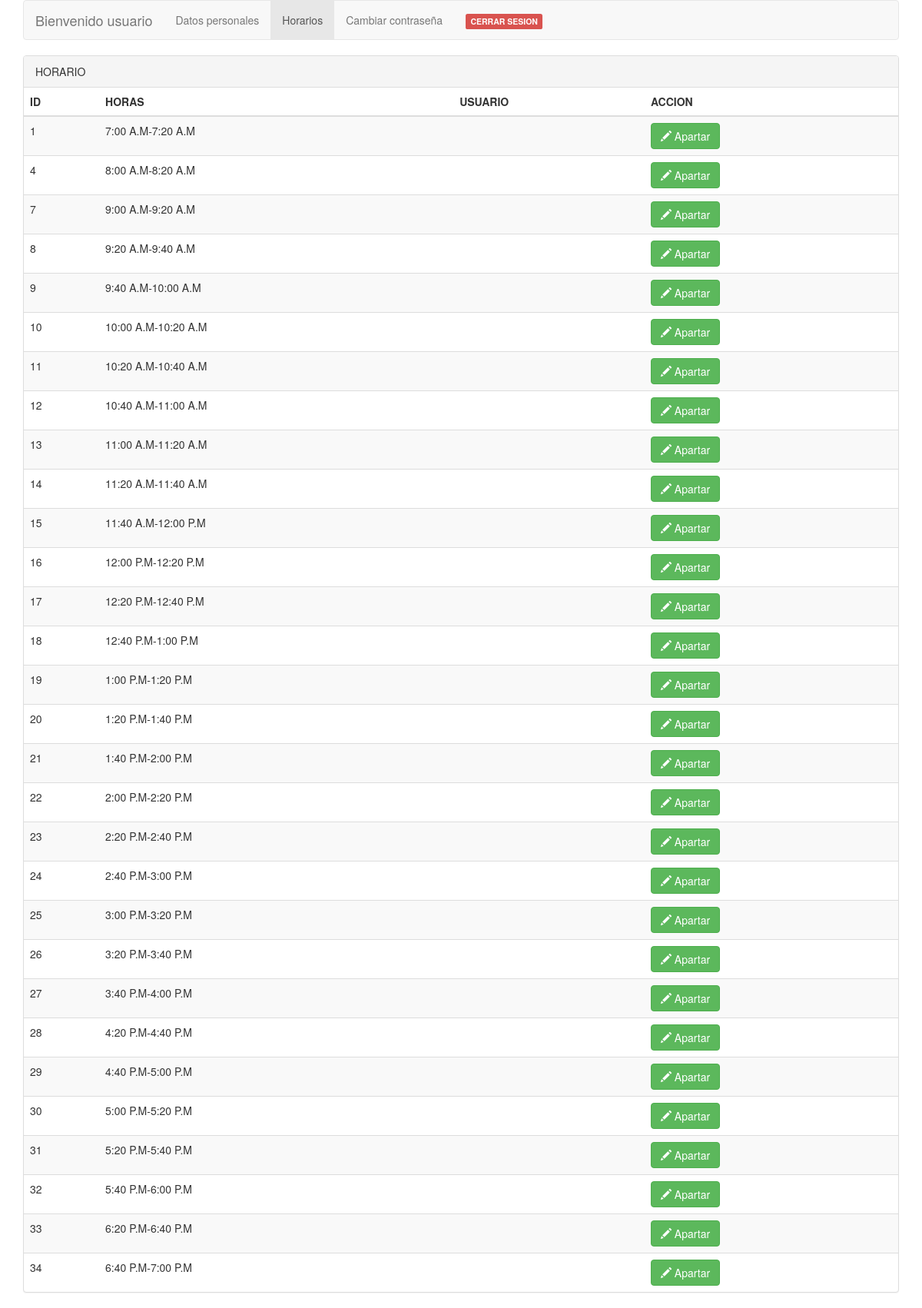
/horarios.php, run on the app's committed database.
### tables this page shows
CREATE TABLE `horarios` (
  `id` int(11) NOT NULL,
  `horas` varchar(20) NOT NULL,
  `paciente` varchar(30) NOT NULL,
  `doctor` varchar(30) NOT NULL
);

### horarios.php (the view, shortened to what this page needs)
<!DOCTYPE html>
<html lang="en">
<head>
	<link href="css/bootstrap.min.css" rel="stylesheet">
</head>
<body>
   <div class="container">
	<nav class="navbar navbar-default">
		<div class="container-fluid">
			<div class="navbar-header">
				<a href="frmusuario.php" class="navbar-brand">Bienvenido usuario
				</a>
			</div>
			<div class="collapse navbar-collapse" id="miMenu">
				<ul class="nav navbar-nav">
					<li><a href="datospersonales.php">Datos personales</a></li>
					<li class="active"><a href="horarios.php">Horarios</a></li>
					<li><a onclick="cambiar();" href="#">Cambiar contraseña</a></li>
					<li><a href="php/cerrarsesion.php"><span class="label label-danger">CERRAR SESION </span></a></li>
				</ul>
			</div>
		</div>
	</nav>
</div>
<div class="container">
<div class="panel panel-default">
    <div class="panel-heading">HORARIO</div>
	<div class="table-responsive">
		<table class="table table-striped table-hover">
			<thead>
				<tr>
					<th>ID</th>
					<th>HORAS</th>
					<th>USUARIO</th>
					<th>ACCION</th>
				</tr>
			</thead>
			<tbody>
				<?php
				     require('php/conexion.php');
				     $user=$_SESSION['nombre'];
				     $result=mysqli_query($conexion,"SELECT cita FROM datosusuario where idusuario='$user'");
				     $cita=mysqli_fetch_array($result);
				     $codcita=$cita['cita'];
				     if ($codcita==0){
						 $result=mysqli_query($conexion,'SELECT * FROM horarios');
						 while ($horarios=mysqli_fetch_array($result)){
							 $id=$horarios['id'];
							 if ($horarios['paciente']==null){
						 echo "<tr><td id='id:$id' class='cam_editable'>".$horarios['id']."</td>";
						 echo "<td id='horas:$id' class='cam_editable'>".$horarios['horas']."</td>";
						 echo "<td id='paciente:$id' class='cam_editable'>".$horarios['paciente']."</td>";
						 echo"<td id='$id' name='$user' button='true'><button type='button' class='btn btn-success'><span class='glyphicon glyphicon-pencil'></span> Apartar</button></td>";
						 echo"</tr>";
							 }
						 }
					 }
				?>
			</tbody>
		</table>
	</div>
	</div>
	</div>
</body>

### data on the page
horarios: id "1", horas "7:00 A.M-7:20 A.M"
horarios: id "4", horas "8:00 A.M-8:20 A.M"
horarios: id "7", horas "9:00 A.M-9:20 A.M"
horarios: id "8", horas "9:20 A.M-9:40 A.M"
horarios: id "9", horas "9:40 A.M-10:00 A.M"
horarios: id "10", horas "10:00 A.M-10:20 A.M"
horarios: id "11", horas "10:20 A.M-10:40 A.M"
horarios: id "12", horas "10:40 A.M-11:00 A.M"
horarios: id "13", horas "11:00 A.M-11:20 A.M"
horarios: id "14", horas "11:20 A.M-11:40 A.M"
horarios: id "15", horas "11:40 A.M-12:00 P.M"
horarios: id "16", horas "12:00 P.M-12:20 P.M"
horarios: id "17", horas "12:20 P.M-12:40 P.M"
horarios: id "18", horas "12:40 P.M-1:00 P.M"
horarios: id "19", horas "1:00 P.M-1:20 P.M"
horarios: id "20", horas "1:20 P.M-1:40 P.M"
horarios: id "21", horas "1:40 P.M-2:00 P.M"
horarios: id "22", horas "2:00 P.M-2:20 P.M"
horarios: id "23", horas "2:20 P.M-2:40 P.M"
horarios: id "24", horas "2:40 P.M-3:00 P.M"
horarios: id "25", horas "3:00 P.M-3:20 P.M"
horarios: id "26", horas "3:20 P.M-3:40 P.M"
horarios: id "27", horas "3:40 P.M-4:00 P.M"
horarios: id "28", horas "4:20 P.M-4:40 P.M"
horarios: id "29", horas "4:40 P.M-5:00 P.M"
horarios: id "30", horas "5:00 P.M-5:20 P.M"
horarios: id "31", horas "5:20 P.M-5:40 P.M"
horarios: id "32", horas "5:40 P.M-6:00 P.M"
horarios: id "33", horas "6:20 P.M-6:40 P.M"
horarios: id "34", horas "6:40 P.M-7:00 P.M"
